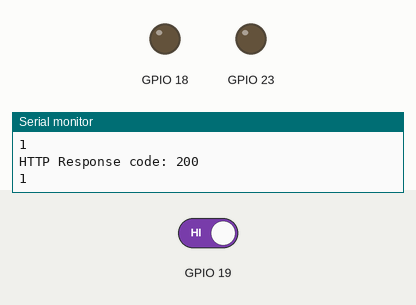
A sketch run on a simulated ESP32. On the bench: output pins drawn as LEDs (lit = HIGH), the last lines printed to the serial monitor. Inputs (shaded band) come from the test bench; at power-on: GPIO 19 HIGH. WiFi joins after 1.5 s; servers stay silent unless stated; uploads are accepted with an empty reply.

Above: at 2.9 s.
3.0 s: GPIO 19 driven LOW
At 3.6 s:
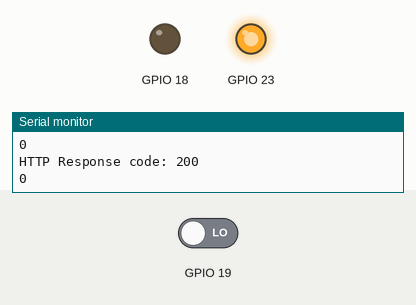
4.6 s: GPIO 19 driven HIGH
At 6.1 s:
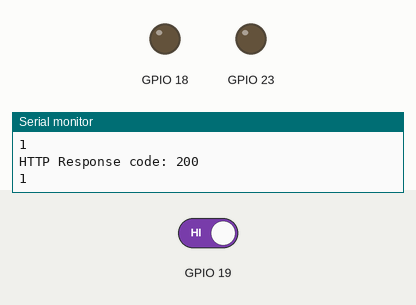
Timing chart, 0 to 7.6 s (numbered marks = the images above; inputs shaded):
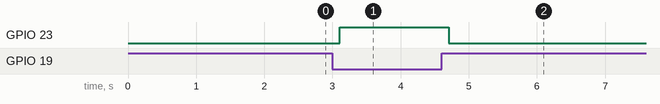

The sketch:

PostDataWifi.ino
```cpp
// inclusion des bibliothèques utiles
// pour la communication WiFi
#include "WiFi.h"
#include <HTTPClient.h>
#include <WiFiClient.h>
#include <Arduino_JSON.h>


// modifiez ces deux constantes pour qu'elles contiennent les caractéristiques de
// votre réseau Wifi
#define ssid      "tamer"       // le nom (SSID) de votre réseau WiFi
#define password  "123oui123"  // votre mot de passe WiFi
String hostname = "ESP32 Sensor v0.1";
String serverName;
int value = 0;
int state = 1;
int prev1 = 1;
int prev2 = 1;
int prev3 = 1;

int prev4 = 1;
int prev5 = 1;
int prev6 = 1;

int prev7 = 1;
int prev8 = 1;
int prev9 = 1;

void setup() {

  // pour affichage dans le moniteur série
  pinMode(23, OUTPUT);
pinMode(18, OUTPUT);
pinMode(19, INPUT);
  Serial.begin ( 115200 );
  Serial.println("");

  WiFi.mode(WIFI_STA);
  WiFi.config(INADDR_NONE, INADDR_NONE, INADDR_NONE, INADDR_NONE);
  WiFi.setHostname(hostname.c_str()); //define hostname
  // initialisation de la communication WiFi
  WiFi.begin ( ssid, password );
  while ( WiFi.status() != WL_CONNECTED ) {
    delay ( 500 ); Serial.print ( "." );
  }
  Serial.println ( "" );
  Serial.print ( "Maintenant connecte a " );
  Serial.println ( ssid );
  Serial.print ( "Adresse IP: " );
  Serial.println ( WiFi.localIP() );
  Serial.println ( WiFi.dnsIP() ); // <= pour avoir l'ip de la gateway et donc faire les requetes HTTP ( ne pas oublier le port )
  serverName = String( String("http://") + WiFi.dnsIP().toString() + String(":8080/"));

  String addSensorUrl = serverName + String("sensor");
  HTTPClient http;
  http.begin(addSensorUrl.c_str());
  http.addHeader("Content-Type", "application/json");
  int httpResponseCode = http.POST("{\"name\":\"" + hostname
  + "\",\"details\":\"Première version test\",\"ip\":\""+ WiFi.macAddress() +"\"}");
  if (httpResponseCode>0) {
        Serial.print("HTTP Response code: ");
        Serial.println(httpResponseCode);
        String payload = http.getString();
        Serial.println(payload);
      }
      else {
        Serial.print("Error code: ");
        Serial.println(httpResponseCode);
      }
      // Free resources
    http.end();
}
void loop() {
  String demoUrl = serverName + String("demo");
  HTTPClient http;
  http.begin(demoUrl.c_str());
  http.addHeader("Content-Type", "application/json");
  state = digitalRead(19);
  Serial.println(state);
  String data;
  if (state == 0 /*&& prev1 == 0 && prev2 == 0 && prev3 == 0 && prev4 == 0 &&
  prev5 == 0 && prev6 == 0 && prev7 == 0 && prev8 == 0 && prev9 == 0*/)
  {
   data = "{\"detected\":\"yes\"}";
   digitalWrite(23, HIGH);
  }
  else
  {
   data = "{\"detected\":\"no\"}";
   digitalWrite(23, LOW);
  }
 /* prev9 = prev8;
  prev8 = prev7;
  prev7 = prev6;
  prev6 = prev5;
  prev5 = prev4;
  prev4 = prev3;
  prev3 = prev2;
  prev2 = prev1;
  prev1 = state;
 */

  int httpResponseCode = http.POST(data);
  if (httpResponseCode>0) {
        Serial.print("HTTP Response code: ");
        Serial.println(httpResponseCode);
        String payload = http.getString();
        Serial.println(payload);
      }
      else {
        Serial.print("Error code: ");
        Serial.println(httpResponseCode);
      }
      // Free resources
    http.end();
}
```

Measured:
- after the input at 3.0 s, GPIO 23: LOW → HIGH after 0.10 s
- after the input at 4.6 s, GPIO 23: HIGH → LOW after 0.11 s
